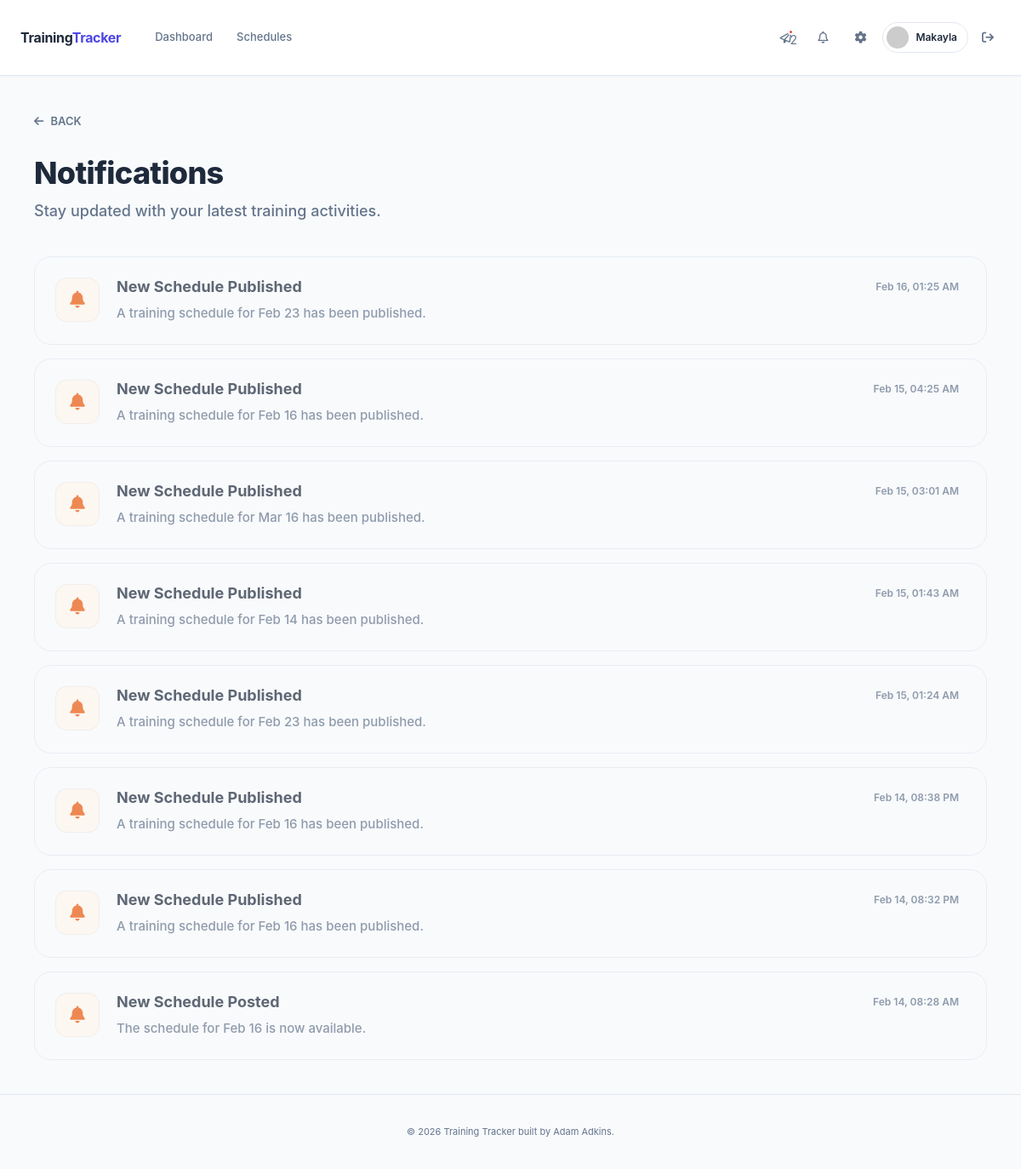
The page /manager/notifications (signed in) on the database its author committed.
### app/models.py (models this page shows, shortened)
class Employee(db.Model):
    __tablename__ = "employees"
    id = db.Column(db.Integer, primary_key=True)
    first_name = db.Column(db.String(80), nullable=False)
    last_name = db.Column(db.String(80), nullable=False)
    role = db.Column(db.String(20), nullable=False, default="trainee")
    status = db.Column(db.String(20), nullable=False, default="active")
    start_date = db.Column(db.Date, nullable=True)
    location_id = db.Column(db.Integer, db.ForeignKey("locations.id"), nullable=True)
    graduated_at = db.Column(db.DateTime, nullable=True)  # When manager marked trainee as graduated (offboarding)
    current_roadmap_id = db.Column(db.Integer, db.ForeignKey("training_roadmaps.id"), nullable=True)
    created_at = db.Column(db.DateTime, default=lambda: datetime.now(timezone.utc), nullable=False)
    active_roadmap = db.relationship("TrainingRoadmap", foreign_keys=[current_roadmap_id], backref="trainees")
    locations = db.relationship(
        "Location",
        secondary=employee_locations,
        backref=db.backref("roster_employees", lazy="dynamic"),
        lazy="dynamic",
    )
    def avatar(self, size=128):
        email = self.user_account.email.lower().encode('utf-8') if self.user_account else b"none"
        digest = hashlib.md5(email).hexdigest()
        return f'https://www.gravatar.com/avatar/{digest}?d=identicon&s={size}'

class Notification(db.Model):
    __tablename__ = "notifications"
    id = db.Column(db.Integer, primary_key=True)
    user_id = db.Column(db.Integer, db.ForeignKey("users.id"), nullable=False)
    title = db.Column(db.String(140), nullable=False)
    body = db.Column(db.Text, nullable=False)
    category = db.Column(db.String(30), default='general', nullable=False)
    link_url = db.Column(db.String(500), nullable=True)
    created_at = db.Column(db.DateTime, default=lambda: datetime.now(timezone.utc), nullable=False)
    read_at = db.Column(db.DateTime, nullable=True)
    user = db.relationship("User", foreign_keys=[user_id])

### app/routes/manager.py (the view)
@manager_bp.route("/notifications")
@login_required
def notifications():
    user_notifications = Notification.query.filter_by(user_id=current_user.id).order_by(
        Notification.created_at.desc()).all()
    return render_template("notifications.html", notifications=user_notifications)

### app/routes/messages.py (called while the page is built)
@messages_bp.before_app_request
def load_system_settings():
    flask.g.system_settings = SystemSettings.query.first()

### app/templates/notifications.html (shortened to what this page needs)
{% extends "base.html" %}
{% block content %}
<div class="notif-wrapper">
    <div class="notif-container">
        <a href="javascript:history.back()" class="back-link">
            <i class="fa-solid fa-arrow-left"></i> BACK
        </a>
        <div class="header-flex">
            <div>
                <h1 class="page-title">Notifications</h1>
                <p class="page-subtitle">Stay updated with your latest training activities.</p>
            </div>
            {% set unread_count = notifications|selectattr('read_at', 'none')|list|length %}
        </div>
        {% if notifications|length == 0 %}
            <div class="empty-state">
                <div class="empty-icon"><i class="fa-regular fa-bell-slash"></i></div>
                <h3 style="font-size: 24px; font-weight: 800; color: var(--text-main); margin-bottom: 12px;">All caught up!</h3>
                <p style="font-size: 16px; color: var(--text-muted); margin: 0; max-width: 400px; line-height: 1.6;">You have no new notifications. Check back later for updates on your training plan.</p>
            </div>
        {% else %}
            <div class="notif-list">
                {% for n in notifications %}
                    {% set is_unread = n.read_at is none %}
                    {% set cat = n.category or 'general' %}
                    {% if n.link_url %}
                        {% set target_url = n.link_url %}
                    {% elif cat == 'schedule' %}
                        {% set target_url = url_for('manager.schedules_list') if current_user.role == 'manager' else url_for('employee.schedules_list') %}
                    {% else %}
                        {% set target_url = url_for('manager.dashboard') if current_user.role == 'manager' else url_for('employee.dashboard') %}
                    {% endif %}
                    <div class="notif-card {{ 'unread' if is_unread else 'read' }}"
                         onclick="if(!event.target.closest('form')) window.location.href='{{ target_url }}'">
                        {% if cat == 'schedule' %}
                        <div class="icon-circle icon-blue"><i class="fa-solid fa-calendar-days"></i></div>
                        {% elif cat == 'session' %}
                        <div class="icon-circle icon-green"><i class="fa-solid fa-clipboard-check"></i></div>
                        {% elif cat == 'employee' %}
                        <div class="icon-circle icon-orange"><i class="fa-solid fa-user"></i></div>
                        {% elif cat == 'roadmap' %}
                        <div class="icon-circle" style="background:#ede9fe; color:#7c3aed;"><i class="fa-solid fa-route"></i></div>
                        {% elif cat == 'message' %}
                        <div class="icon-circle" style="background:#e0f2fe; color:#0284c7;"><i class="fa-solid fa-paper-plane"></i></div>
                        {% else %}
                        <div class="icon-circle icon-orange"><i class="fa-solid fa-bell"></i></div>
                        {% endif %}
                        <div style="flex: 1;">
                            <div style="display: flex; justify-content: space-between; align-items: flex-start; margin-bottom: 8px;">
                                <h3 style="font-size: 18px; font-weight: 700; color: var(--text-main); margin: 0; line-height: 1.2;">
                                    {{ n.title }}
                                </h3>
                                <span style="font-size: 12px; color: var(--text-muted); font-weight: 600; white-space: nowrap; margin-left: 16px; background: var(--bg-body); padding: 2px 8px; border-radius: 6px;">
                                    {{ n.created_at.strftime('%b %d, %I:%M %p') }}
                                </span>
                            </div>
                            <p style="font-size: 15px; color: var(--text-muted); margin: 0; line-height: 1.6; font-weight: 500;">
                                {{ n.body }}
                            </p>
                        </div>
                    </div>
                {% endfor %}
            </div>
        {% endif %}
    </div>
</div>
{% endblock %}

### app/templates/base.html (shortened to what this page needs)
<!DOCTYPE html>
<html lang="en">
<head>
    <link rel="stylesheet" href="{{ url_for('static', filename='style.css') }}">
    <link rel="stylesheet" href="https://cdnjs.cloudflare.com/ajax/libs/font-awesome/6.4.0/css/all.min.css">
</head>
<body class="{% block body_class %}{% endblock %}">
<header class="main-header">
    <div class="container nav-split">
        <div class="nav-group">
            <a href="{{ url_for('manager.dashboard') if current_user.is_authenticated and current_user.role == 'manager' else url_for('employee.dashboard') }}" class="brand-logo">
                <span>Training<b>Tracker</b></span>
            </a>
            <div class="nav-content" id="navContent">
                {% if current_user.is_authenticated %}
                <nav class="nav-links">
                    {% if current_user.role == 'manager' %}
                    <a href="{{ url_for('manager.employees_list') }}" data-tutorial="staff" class="{{ 'active' if 'employee' in request.endpoint else '' }}">People</a>
                    <a href="{{ url_for('manager.positions_list') }}" data-tutorial="positions" class="{{ 'active' if 'position' in request.endpoint else '' }}">Positions</a>
                    <a href="{{ url_for('manager.roadmaps_list') }}" data-tutorial="roadmaps" class="{{ 'active' if 'roadmap' in request.endpoint and request.endpoint not in ['manager.roadmap_smart_builder', 'manager.smart_builder_build'] else '' }}">Roadmaps</a>
                    <a href="{{ url_for('manager.dayparts_list') }}" data-tutorial="dayparts" class="{{ 'active' if 'daypart' in request.endpoint else '' }}">Dayparts</a>
                    <a href="{{ url_for('manager.locations_list') }}" data-tutorial="locations" class="{{ 'active' if 'location' in request.endpoint else '' }}">Locations</a>
                    <a href="{{ url_for('manager.schedules_list') }}" data-tutorial="schedule" class="{{ 'active' if 'schedule' in request.endpoint or request.endpoint in ['manager.roadmap_smart_builder', 'manager.smart_builder_build'] else '' }}">Schedules</a>
                    {% else %}
                    <a href="{{ url_for('employee.dashboard') }}" data-tutorial="dashboard" class="{{ 'active' if 'dashboard' in request.endpoint else '' }}">Dashboard</a>
                    <a href="{{ url_for('employee.schedules_list') }}" data-tutorial="schedule" class="{{ 'active' if 'schedule' in request.endpoint else '' }}">Schedules</a>
                    {% endif %}
                </nav>
                <div class="nav-actions">
                    <div class="user-profile">
                        {% if g.system_settings and not g.system_settings.dm_enabled %}
                        <div class="notif-btn disabled" title="Messaging Disabled"><i class="fa-regular fa-paper-plane"></i></div>
                        {% else %}
                        <a href="{{ url_for('messages.inbox') }}" data-tutorial="messages" class="notif-btn {{ 'active' if 'messages' in request.endpoint else '' }}">
                            <i class="fa-regular fa-paper-plane"></i>
                            <span id="msg-badge" class="nav-badge" style="display:none;"></span>
                        </a>
                        {% endif %}
                        <a href="{{ url_for('employee.notifications') }}" data-tutorial="notifications" class="notif-btn {{ 'active' if 'notification' in request.endpoint else '' }}">
                            <i class="fa-regular fa-bell"></i>
                        </a>
                        <a href="{{ url_for('manager.settings') }}" data-tutorial="settings" class="notif-btn {{ 'active' if 'settings' in request.endpoint else '' }}">
                            <i class="fa-solid fa-gear"></i>
                        </a>
                        <a href="{{ url_for('manager.employee_detail', employee_id=current_user.employee_id, back=request.path) }}" class="profile-pill-link">
                            <div class="pill-container">
                                <img src="{{ current_user.employee.avatar(26) }}" class="nav-avatar">
                                <span class="user-name-nav">{{ current_user.employee.first_name }}</span>
                            </div>
                        </a>
                        <a href="{{ url_for('auth.logout') }}" class="btn-logout-icon" title="Sign Out">
                            <i class="fa-solid fa-arrow-right-from-bracket"></i>
                        </a>
                    </div>
                </div>
                {% endif %}
            </div>
        </div>
    </div>
</header>
<main class="container py-xl fade-in-up">
    {% block content %}{% endblock %}
</main>
<footer class="site-footer">
    <p>&copy; 2026 Training Tracker built by Adam Adkins.</p>
</footer>
</body>
</html>

### app/static/style.css (style rules this page uses)
:root { --primary: #2563eb; --primary-hover: #1d4ed8; --bg: #eff2f6; --text: #1e293b; --text-muted: #64748b; --border: #cbd5e1; --white: #ffffff; --danger: #ef4444; --success: #16a34a; --warning: #f59e0b; }
* { box-sizing: border-box; }
body { background-color: var(--bg); color: var(--text); font-family: 'Inter', -apple-system, BlinkMacSystemFont, "Segoe UI", Roboto, Helvetica, Arial, sans-serif; margin: 0; padding: 0; line-height: 1.5; -webkit-font-smoothing: antialiased; }
a { color: var(--primary); text-decoration: none; }
.container { max-width: 1200px; margin: 0 auto; padding: 0 24px; }
.py-xl { padding-top: 40px; padding-bottom: 40px; }
.main-header { background: var(--white); border-bottom: 1px solid var(--border); padding: 12px 0; position: sticky; top: 0; z-index: 100; box-shadow: 0 1px 2px 0 rgba(0, 0, 0, 0.05); }
.nav-split { display: flex; justify-content: space-between; align-items: center; gap: 16px; }
.nav-group { display: flex; align-items: center; gap: 40px; flex: 1; }
.brand-logo { display: flex; align-items: center; gap: 10px; text-decoration: none; color: var(--text); font-size: 20px; font-weight: 700; }
.brand-logo b { color: var(--primary); }
.nav-content { display: flex; justify-content: space-between; align-items: center; width: 100%; }
.nav-links { display: flex; align-items: center; gap: 24px; }
.nav-links a { color: var(--text-muted); font-weight: 500; font-size: 14px; transition: color 0.2s; text-decoration: none; white-space: nowrap; }
.nav-actions { display: flex; align-items: center; gap: 16px; }
.user-profile { display: flex; align-items: center; gap: 16px; }
.btn-logout-icon { border: none; background: transparent; color: #64748b; font-size: 20px; padding: 0 8px; cursor: pointer; text-decoration: none; display: flex; align-items: center; gap: 8px; }
.notif-btn { font-size: 18px; color: var(--text-muted); position: relative; width: 32px; height: 32px; display: flex; align-items: center; justify-content: center; border-radius: 8px; transition: background 0.2s; }
.pill-container { display: flex; align-items: center; gap: 10px; padding: 4px 12px 4px 6px; background: #f8fafc; border-radius: 20px; border: 1px solid var(--border); }
.nav-avatar { border-radius: 50%; width: 28px; height: 28px; object-fit: cover; }
.nav-badge { position: absolute; top: -2px; right: -2px; width: 10px; height: 10px; background: #ef4444; border: 2px solid white; border-radius: 50%; display: block; }
.profile-pill-link { text-decoration: none; transition: all 0.2s ease; }
.profile-pill-link .pill-container { transition: all 0.2s ease; }

### app/templates/notifications.html (style rules this page uses)
body:has(.notif-wrapper) main.container { max-width: 100% !important; width: 100% !important; padding: 0 !important; margin: 0 !important; }
body:has(.notif-wrapper) main { max-width: none !important; padding-top: 0 !important; }
.notif-wrapper { background: var(--bg-body); min-height: calc(100vh - 72px); padding: 40px; }
.notif-container { max-width: 1600px; margin: 0 auto; }
.back-link { text-decoration: none; color: var(--text-muted); display: inline-flex; align-items: center; gap: 8px; font-size: 13px; font-weight: 600; transition: color 0.2s; margin-bottom: 24px; }
.header-flex { display: flex; justify-content: space-between; align-items: flex-end; margin-bottom: 40px; gap: 20px; flex-wrap: wrap; }
.page-title { font-size: 36px; font-weight: 800; letter-spacing: -0.02em; margin: 0; color: var(--text-main); }
.page-subtitle { color: var(--text-muted); font-size: 18px; margin: 4px 0 0 0; font-weight: 500; }
.notif-list { display: flex; flex-direction: column; gap: 16px; max-width: 1200px; }
.notif-card { background: var(--bg-card); border: 1px solid var(--border); border-radius: 20px; padding: 24px; position: relative; transition: all 0.2s cubic-bezier(0.4, 0, 0.2, 1); display: flex; gap: 20px; align-items: flex-start; cursor: pointer; }
.notif-card.read { opacity: 0.7; background: var(--bg-body); }
.icon-circle { width: 52px; height: 52px; border-radius: 14px; display: flex; align-items: center; justify-content: center; font-size: 20px; flex-shrink: 0; border: 1px solid rgba(0,0,0,0.05); }
.icon-orange { background: #fff7ed; color: #ea580c; }

### rows shown on the page
Employee: employee.first_name "Makayla"
Notification: category "general" (drawn), title "New Schedule Published", created_at "Feb 16, 01:25 AM", body "A training schedule for Feb 23 has been published."
Notification: category "general" (drawn), title "New Schedule Published", created_at "Feb 15, 04:25 AM", body "A training schedule for Feb 16 has been published."
Notification: category "general" (drawn), title "New Schedule Published", created_at "Feb 15, 03:01 AM", body "A training schedule for Mar 16 has been published."
Notification: category "general" (drawn), title "New Schedule Published", created_at "Feb 15, 01:43 AM", body "A training schedule for Feb 14 has been published."
Notification: category "general" (drawn), title "New Schedule Published", created_at "Feb 15, 01:24 AM", body "A training schedule for Feb 23 has been published."
Notification: category "general" (drawn), title "New Schedule Published", created_at "Feb 14, 08:38 PM", body "A training schedule for Feb 16 has been published."
Notification: category "general" (drawn), title "New Schedule Published", created_at "Feb 14, 08:32 PM", body "A training schedule for Feb 16 has been published."
Notification: category "general" (drawn), title "New Schedule Posted", created_at "Feb 14, 08:28 AM", body "The schedule for Feb 16 is now available."
